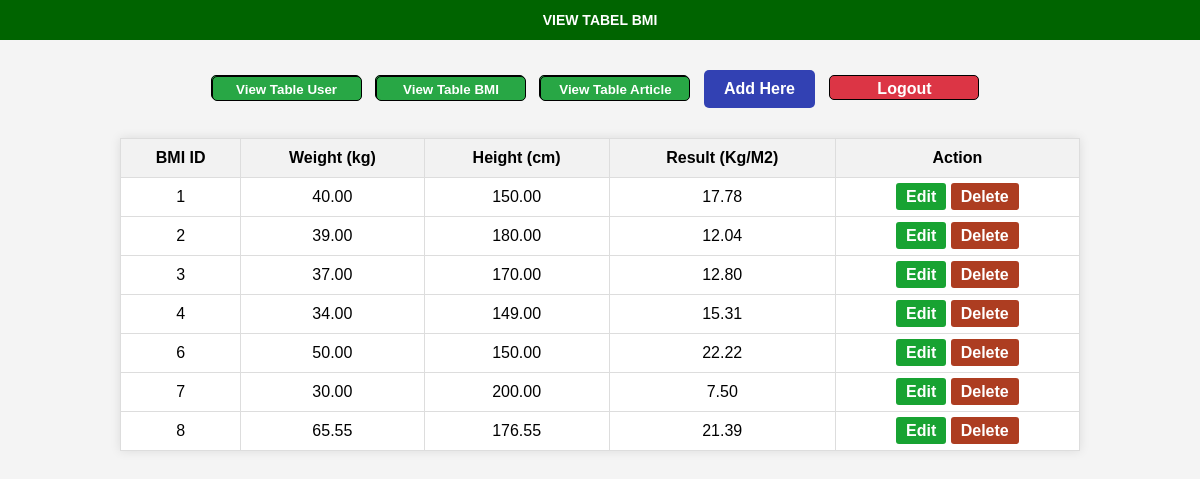
The page /admin/bmicrud.php on the database as committed earlier.
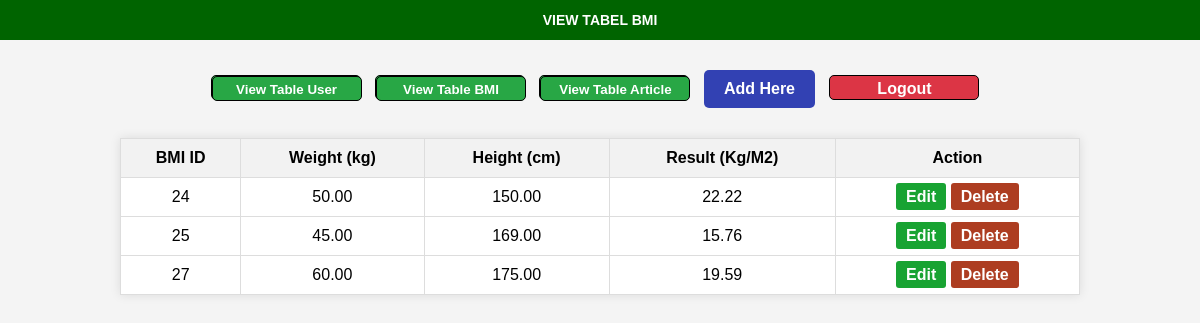
The same page on the database as committed later.
### tables this page shows
CREATE TABLE `bmi` (
  `bmi_ID` int(11) NOT NULL,
  `weight` decimal(5,2) NOT NULL,
  `height` decimal(5,2) NOT NULL,
  `result` decimal(5,2) DEFAULT NULL,
  `user_ID` int(11) NOT NULL
);

### admin/bmicrud.php (the view, shortened to what this page needs)
<?php
include ("../koneksi.php");
$query = "SELECT * FROM bmi";
$sql = mysqli_query($conn, $query);
?>
<!DOCTYPE html>
<html lang="en">
<head>
</head>
<body>
    <header class="header">VIEW TABEL BMI</header>
    <div class="button-container">
        <a class="page" href="index.php"><button>View Table User</button></a>
        <a class="page" href="bmicrud.php"><button>View Table BMI</button></a>
        <a class="page" href="articleindex.php"><button>View Table Article</button></a>
        <a href="bmiedit.php" class="create-btn">Add Here</a>
        <a href="../index.php" class="logout-btn">Logout</a>
    </div>
    <table>
        <tr>
            <th>BMI ID</th>
            <th>Weight (kg)</th>
            <th>Height (cm)</th>
            <th>Result (Kg/M2)</th>
            <th>Action</th>
        </tr>
        <?php
            while ($hasil = mysqli_fetch_assoc($sql)) {
        ?>
        <tr>
            <td><?php echo $hasil['bmi_ID']?></td>
            <td><?php echo $hasil['weight']?></td>
            <td><?php echo $hasil['height']?></td>
            <td><?php echo $hasil['result']?></td>
            <td>
                <a href="bmiedit.php?ubah=<?php echo $hasil['bmi_ID']?>" class="action-btn edit">Edit</a>
                <a href="bmiproses.php?delete=<?php echo $hasil['bmi_ID']?>" class="action-btn delete" onclick="return confirm('Are you sure?')">Delete</a>
            </td>
        </tr>
        <?php
            }
        ?>
    </table>
</body>
</html>

Rows that differ between the two databases and show on the page:
removed bmi: bmi_ID "1", weight "40.00", height "150.00", result "17.78"
removed bmi: bmi_ID "2", weight "39.00", height "180.00", result "12.04"
removed bmi: bmi_ID "3", weight "37.00", height "170.00", result "12.80"
removed bmi: bmi_ID "4", weight "34.00", height "149.00", result "15.31"
removed bmi: bmi_ID "6", weight "50.00", height "150.00", result "22.22"
removed bmi: bmi_ID "7", weight "30.00", height "200.00", result "7.50"
removed bmi: bmi_ID "8", weight "65.55", height "176.55", result "21.39"
added bmi: bmi_ID "24", weight "50.00", height "150.00", result "22.22"
added bmi: bmi_ID "25", weight "45.00", height "169.00", result "15.76"
added bmi: bmi_ID "27", weight "60.00", height "175.00", result "19.59"
